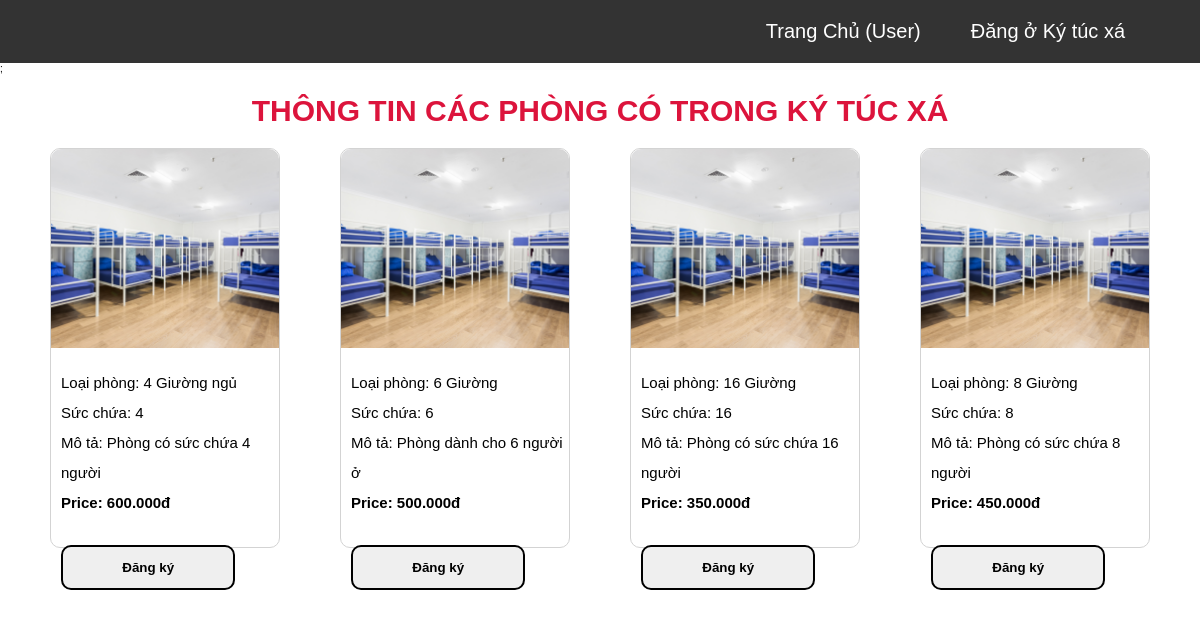
Page /register/room_details.php on the committed database.
### tables this page shows
CREATE TABLE `room_form` (
  `room_id` int(100) NOT NULL,
  `room_type` varchar(255) NOT NULL,
  `room_capacity` varchar(255) NOT NULL,
  `room_description` varchar(255) NOT NULL,
  `room_price` varchar(255) NOT NULL,
  `room_number` varchar(255) NOT NULL
);

### register/room_details.php (the view, shortened to what this page needs)
<link rel="stylesheet" href="../css/details.css">
<?php
@include '../config.php';
$query = "SELECT * FROM room_form";
$result = mysqli_query($conn, $query);
?>
<!DOCTYPE html>
<html lang="en">
<head>
</head>
<body>
<?php include '../navbar/usernavbar.php' ?>;
<h1>THÔNG TIN CÁC PHÒNG CÓ TRONG KÝ TÚC XÁ</h1>
    <main>
        <?php
        while ($row = $result->fetch_array(MYSQLI_ASSOC)) {
            $room_type = $row["room_type"];
            $room_capacity = $row["room_capacity"];
            $room_description = $row["room_description"];
            $room_price = $row["room_price"];
            echo '<div class="card">';
            echo '<div class="image">';
            echo '<img src="../images/16beds.jpg" alt="">';
            echo '</div>';
            echo '<div class="caption">';
            echo '<p class="room_type">Loại phòng: ' . $room_type . '</p>';
            echo '<p class="room_capacity">Sức chứa: ' . $room_capacity . '</p>';
            echo '<p class="room_description">Mô tả: ' . $room_description . '</p>';
            echo '<p class="room_price"><b>Price: ' . $room_price . '</b></p>';
            echo '<form method="post" action="process_form.php">';
            echo '<button type="submit" class="add">Đăng ký</button>';
            echo '</form>';
            echo '</div>';
            echo '</div>';
        }
        ?>
    </main>
</body>
</html>

### navbar/usernavbar.php (shortened to what this page needs)
<!DOCTYPE html>
<html lang="en">
<head>
    <link rel="stylesheet" href="../../KTX/css/user_navbar.css">
</head>
<body>
    <ul>
        <?php
        if (isset($_SESSION['user_role']) && $_SESSION['user_role'] === 'admin') {
            echo '<li><a href="admin_page.php">Trang Chủ (Admin)</a></li>';
        } else {
            echo '<li><a href="../user_page.php">Trang Chủ (User)</a></li>';
        }
        ?>
        <li><a href="../../KTX/register/room_details.php" id="test">Đăng ở Ký túc xá</a>
        <li><a href="javascript:void(0)"><?php echo $_SESSION['user_name']; ?></a>
        </li>
    </ul>
</body>
</html>

### css/details.css (style rules this page uses)
* { padding: 0; box-sizing: border-box; font-family: Cambria, Cochin, Georgia, Times, 'Times New Roman', serif; color: black; margin: 0; }
html { font-size: 62.5%; }
main { max-width: 1500px; width: 95%; margin: 30px auto; display: flex; flex-wrap: wrap; justify-content: space-between; margin: auto; grid-template-columns: repeat(3, 1fr); gap: 20px; }
h1 { font-size: 30px; text-align: center; margin-top: 20px; color: crimson; }
main .card { max-width: 300px; flex: 1 1 210px; text-align: center; height: 400px; border: 1px solid lightgray; border-radius: 10px; margin: 20px; }
main .card .image { height: 50%; margin-bottom: 20px; }
main .card .image img { border-radius: 10px 10px 0px 0px; width: 100%; height: 100%; object-fit: cover; }
main .card .caption { padding-left: 1em; text-align: left; line-height: 3em; height: 25%; }
main .card .caption p { font-size: 1.5em; }
main .card button { border-radius: 10px; border: 2px solid black; padding: 1em; width: 80%; cursor: pointer; margin-top: 2em; font-weight: bold; position: relative; }

### css/user_navbar.css (style rules this page uses)
* { padding: 0; margin: 0; font-family: 'Poppins', sans-serif; }
ul { list-style: none; background-color: #333; display: flex; justify-content: flex-end; }
ul li { display: inline-block; position: relative; }
ul li a { display: block; padding: 20px 25px; color: #fff; text-decoration: none; text-align: center; font-size: 20px; }

### rows in the picture
room_form: room_type "4 Giường ngủ", room_capacity "4", room_description "Phòng có sức chứa 4 người", room_price "600.000đ"
room_form: room_type "6 Giường", room_capacity "6", room_description "Phòng dành cho 6 người ở", room_price "500.000đ"
room_form: room_type "16 Giường", room_capacity "16", room_description "Phòng có sức chứa 16 người", room_price "350.000đ"
room_form: room_type "8 Giường", room_capacity "8", room_description "Phòng có sức chứa 8 người", room_price "450.000đ"
